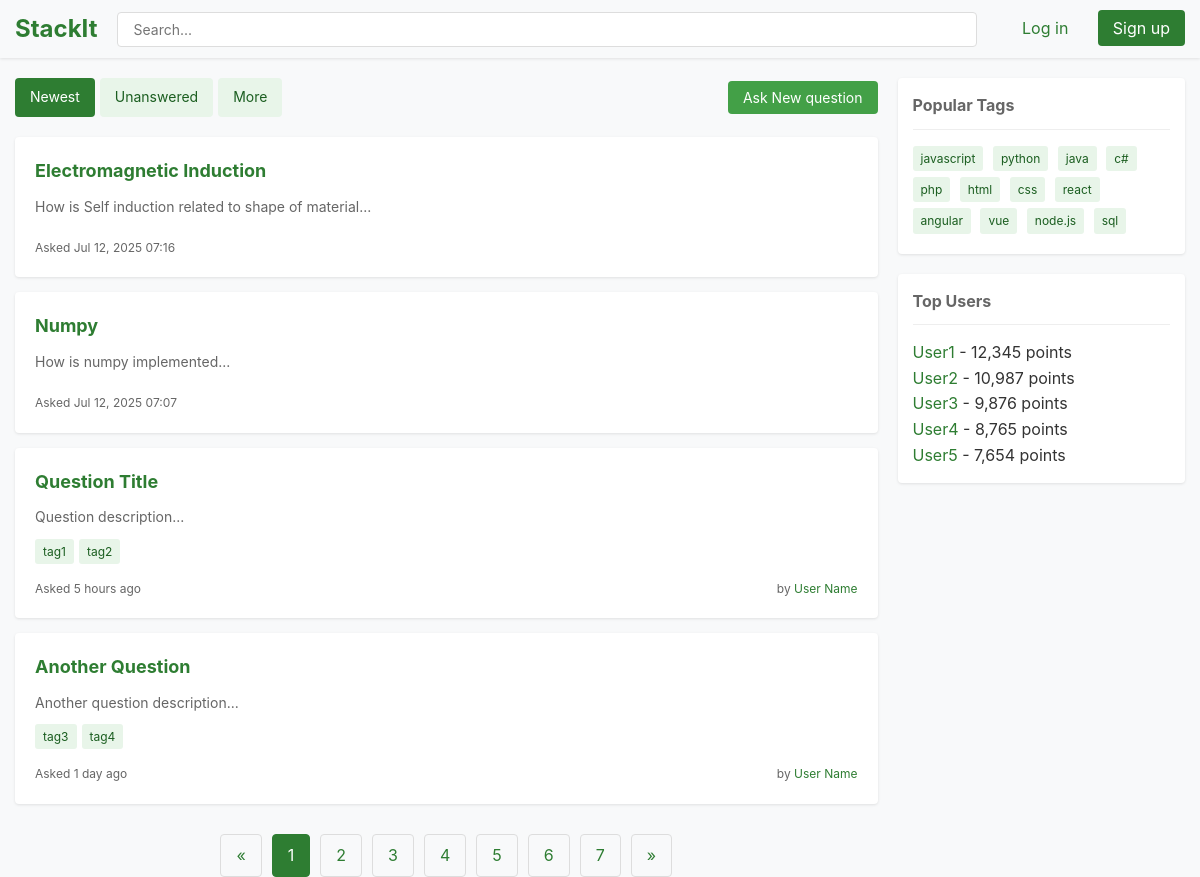
Before: / with the older database file.
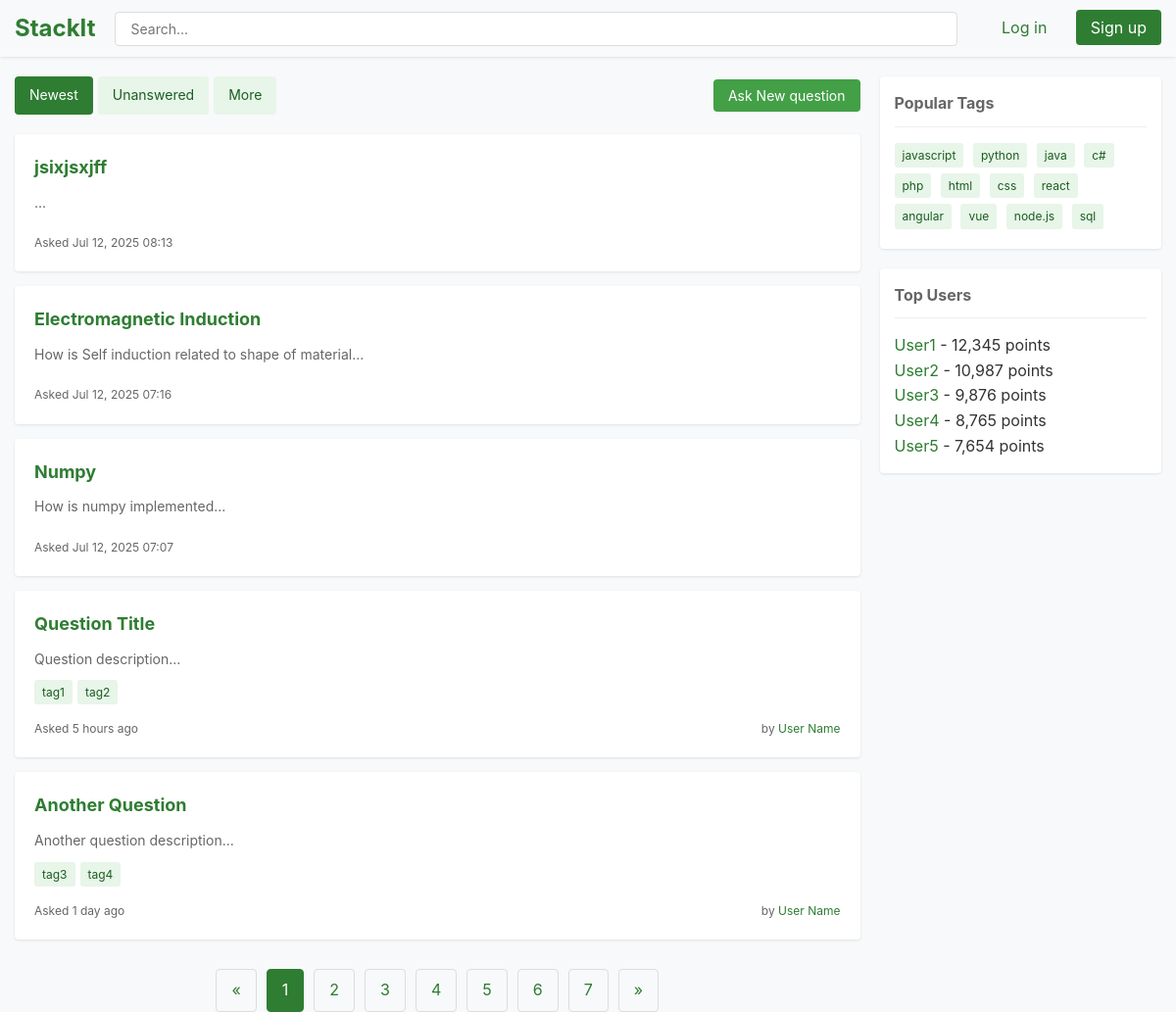
After: the same page with the newer database file.
### models.py (models this page shows)
class Question(db.Model):
    id = db.Column(db.Integer, primary_key=True)
    title = db.Column(db.String(200), nullable=False)
    description = db.Column(db.Text, nullable=False)  # rich text HTML
    user_id = db.Column(db.Integer, db.ForeignKey('user.id'), nullable=False)
    timestamp = db.Column(db.DateTime, default=datetime.utcnow)
    user = db.relationship('User', backref='questions')

### app.py (the view)
@app.route('/')
def home():
    questions = Question.query.order_by(Question.timestamp.desc()).all()
    return render_template('home.html', questions=questions)

### templates/home.html (shortened to what the changed rows need)
<!DOCTYPE html>
<html lang="en">
<head>
</head>
<body>
    <div class="container main-content">
        <div class="questions-container">
            {% for question in questions %}
            <div class="question-summary">
                <h3 class="question-title">
                    <a href="{{ url_for('question_detail', question_id=question.id) }}">{{ question.title }}</a>
                </h3>
                <div class="question-excerpt">
                    {{ question.description[:200] }}...
                </div>
                <div class="question-meta">
                    <span>Asked {{ question.timestamp.strftime('%b %d, %Y %H:%M') }}</span>
                </div>
                </div>
                {% else %}
                <p>No questions posted yet.</p>
                {% endfor %}
        </div>
    </div>
</body>
</html>

Changed rows visible on the page:
added Question: title "jsixjsxjff", timestamp "Jul 12, 2025 08:13"
